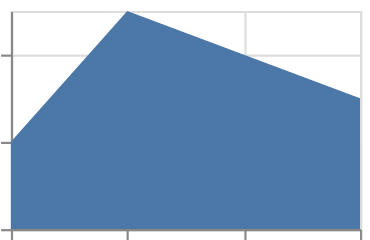

Vega-Lite specification for this chart:
### Vega-Lite specification from a JSON file in a GitHub repository (floating-point values rounded to 4 significant figures)
{"$schema": "https://vega.github.io/schema/vega-lite/v6.json", "padding": 5, "autosize": "none", "data": {"values": [{"c": "A", "x": 1, "y": 2, "s": 3, "t": "2024-01-01"}, {"c": "B", "x": 2, "y": 5, "s": 5, "t": "2024-02-01"}, {"c": "C", "x": 9, "y": null, "s": 2, "t": "2024-03-01"}, {"c": "D", "x": 4, "y": 3, "s": 7, "t": "2024-04-01"}]}, "width": 160, "height": 100, "mark": "area", "encoding": {"x": {"field": "x", "type": "quantitative"}, "y": {"field": "y", "type": "quantitative"}}, "config": {"mark": {"invalid": "break-paths-filter-domains"}}}
